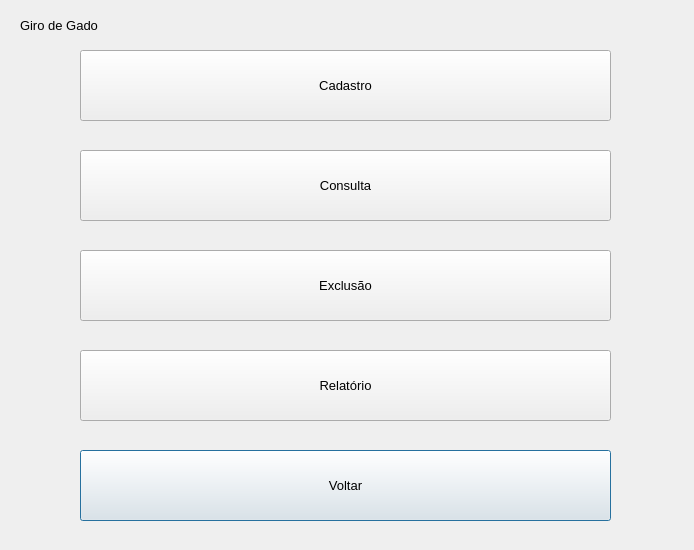
<?xml version="1.0" encoding="UTF-8"?>
<ui version="4.0">
 <class>FinancialManagementScreen</class>
 <widget class="QDialog" name="FinancialManagementScreen">
  <property name="geometry">
   <rect>
    <x>0</x>
    <y>0</y>
    <width>694</width>
    <height>550</height>
   </rect>
  </property>
  <property name="windowTitle">
   <string>Tela de Gerenciamento Financeiro</string>
  </property>
  <widget class="QLabel" name="labelTitle">
   <property name="geometry">
    <rect>
     <x>20</x>
     <y>10</y>
     <width>121</width>
     <height>31</height>
    </rect>
   </property>
   <property name="font">
    <font>
     <pointsize>10</pointsize>
    </font>
   </property>
   <property name="text">
    <string>Giro de Gado</string>
   </property>
  </widget>
  <widget class="QPushButton" name="backButton">
   <property name="geometry">
    <rect>
     <x>80</x>
     <y>450</y>
     <width>531</width>
     <height>71</height>
    </rect>
   </property>
   <property name="font">
    <font>
     <pointsize>10</pointsize>
    </font>
   </property>
   <property name="text">
    <string>Voltar</string>
   </property>
  </widget>
  <widget class="QPushButton" name="reportButton">
   <property name="geometry">
    <rect>
     <x>80</x>
     <y>350</y>
     <width>531</width>
     <height>71</height>
    </rect>
   </property>
   <property name="font">
    <font>
     <pointsize>10</pointsize>
    </font>
   </property>
   <property name="text">
    <string>Relatório</string>
   </property>
  </widget>
  <widget class="QPushButton" name="removeButton">
   <property name="geometry">
    <rect>
     <x>80</x>
     <y>250</y>
     <width>531</width>
     <height>71</height>
    </rect>
   </property>
   <property name="font">
    <font>
     <pointsize>10</pointsize>
    </font>
   </property>
   <property name="text">
    <string>Exclusão</string>
   </property>
  </widget>
  <widget class="QPushButton" name="queryButton">
   <property name="geometry">
    <rect>
     <x>80</x>
     <y>150</y>
     <width>531</width>
     <height>71</height>
    </rect>
   </property>
   <property name="font">
    <font>
     <pointsize>10</pointsize>
    </font>
   </property>
   <property name="text">
    <string>Consulta</string>
   </property>
  </widget>
  <widget class="QPushButton" name="registerButton">
   <property name="geometry">
    <rect>
     <x>80</x>
     <y>50</y>
     <width>531</width>
     <height>71</height>
    </rect>
   </property>
   <property name="font">
    <font>
     <pointsize>10</pointsize>
    </font>
   </property>
   <property name="text">
    <string>Cadastro</string>
   </property>
  </widget>
 </widget>
 <resources/>
 <connections/>
</ui>
